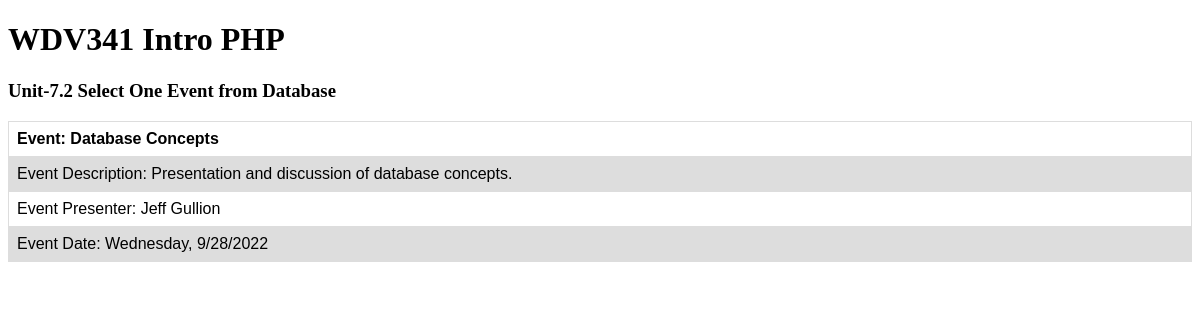
/selectOneEvent.php, run on the app's committed database.
### tables this page shows
CREATE TABLE `wdv341_events` (
  `events_id` int(11) NOT NULL,
  `events_name` varchar(250) NOT NULL,
  `events_description` longtext NOT NULL,
  `events_presenter` varchar(250) NOT NULL,
  `events_date` date NOT NULL,
  `events_time` time NOT NULL,
  `events_date_inserted` date NOT NULL,
  `events_date_updated` date NOT NULL
);

### selectOneEvent.php (the view, shortened to what this page needs)
<?php
    require 'dbConnect.php';
    $sql = "SELECT events_name, events_description, events_presenter, events_date FROM wdv341_events WHERE events_id='3'";
    $stmt = $conn->prepare($sql);
    $stmt->execute();
    $stmt->setFetchMode(PDO::FETCH_ASSOC);
?>
<!DOCTYPE html>
<html lang="en">
<head>
</head>
<body>
    <h1>WDV341 Intro PHP</h1>
    <h3>Unit-7.2 Select One Event from Database</h3>
        <?php
        while ($row = $stmt->fetch() ) {
            echo "<table>";
            echo "<tr>";
            echo "<th>Event: ";
            echo $row['events_name'];
            echo "</th>";
            echo "</tr>";
            echo "<tr>";
            echo "<td>Event Description: ";
            echo $row['events_description'];
            echo "</td>";
            echo "</tr>";
            echo "<tr>";
            echo "<td>Event Presenter: ";
            echo $row['events_presenter'];
            echo "</td>";
            echo "</tr>";
            echo "<tr>";
            echo "<td>Event Date: ";
            $date=date_create( $row['events_date'] );
            echo date_format($date, "l, n/d/Y");
            echo "</td>";
            echo "</tr>";
            echo "</table>";
        }
        ?>
</body>
</html>

### selectOneEvent.php (style rules this page uses)
table { font-family: arial, sans-serif; border-collapse: collapse; width: 100%; }
td, th { border: 1px solid #dddddd; text-align: left; padding: 8px; }
tr:nth-child(even) { background-color: #dddddd; }

### data on the page
wdv341_events: events_name "Database Concepts", events_description "Presentation and discussion of database concepts.", events_presenter "Jeff Gullion", events_date "Wednesday, 9/28/2022"
